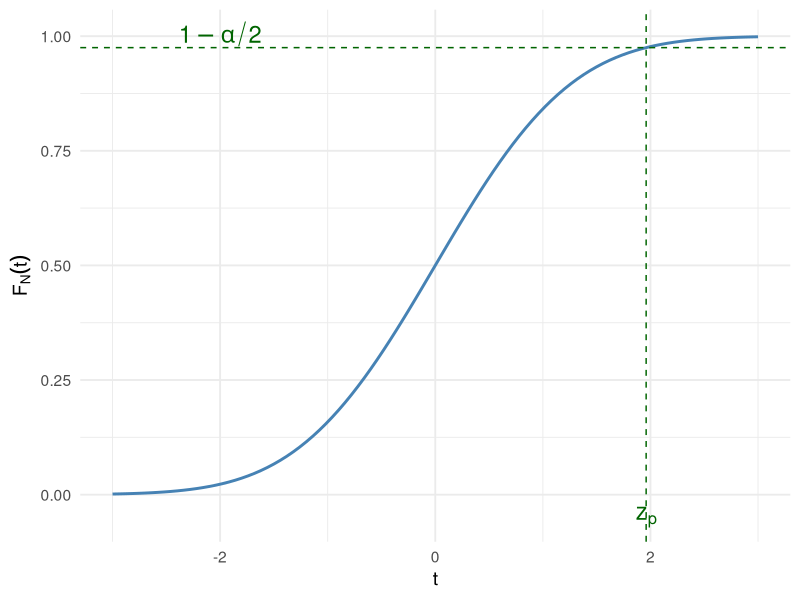

This figure's R source:
## ---- chunk 1
# normal  distribution with 50 random values, a mean of 0 and a standard deviation of 1 
random_values <- rnorm(50, mean = 0, sd = 1)
head(random_values)
## ---- chunk 2
alpha <- c(0.01, 0.05, 0.1)
q <- qnorm(1 - alpha / 2) 
q
## ---- chunk 3
#| include: false
#| warning: false
#| message: false
suppressPackageStartupMessages({
  library(ggplot2)
  library(dplyr)
})
## ---- chunk 4
#| warning: false
alpha <- 0.05
p     <- 1 - alpha/2    
z_p   <- qnorm(p)      
curveX <- seq(-3, 3, length.out = 400) # define the plotting window (–3 to 3)

ggplot(data.frame(t = curveX), aes(t)) +
  stat_function(fun = pnorm, linewidth = 1, colour = "steelblue") +  # CDF
  geom_hline(yintercept = p,  linetype = "dashed", colour = "darkgreen") +
  geom_vline(xintercept = z_p, linetype = "dashed", colour = "darkgreen") +
  annotate("text", x = -2,   y = p + 0.03, label = "1 - alpha/2", size = 6, 
            parse = TRUE, colour = "darkgreen")+
  annotate("text", x = z_p, y = -0.05,  label = expression(z[p]), size = 6,
           colour = "darkgreen") +
  labs(x = "t", y = expression(F[N](t))) +
  theme_minimal(base_size = 14)
